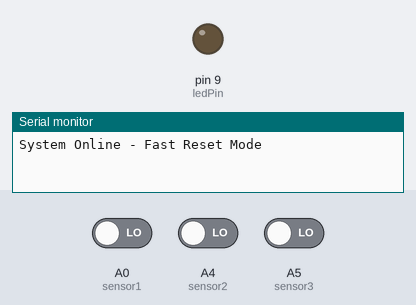
Bench run of a sketch on a simulated Arduino Uno, built with avr-gcc and run on an emulated ATmega328P. On the bench: output pins drawn as LEDs (lit = HIGH), the last lines printed to the serial monitor. Inputs (shaded band) come from the test bench; at power-on: A0 (sensor1) LOW, A4 (sensor2) LOW, A5 (sensor3) LOW.

Above: at 1.2 s.
1.3 s: A0 (sensor1) driven HIGH
At 1.45 s:
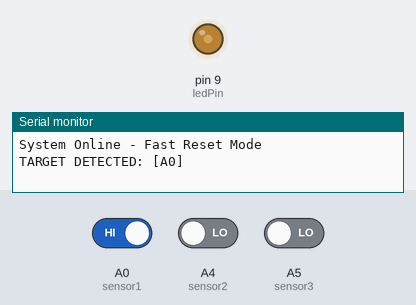
4.3 s: A0 (sensor1) driven LOW
5.8 s: A4 (sensor2) driven HIGH
At 6.25 s:
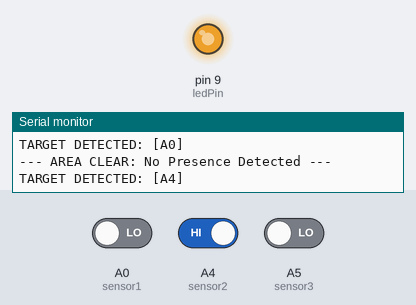
8.8 s: A4 (sensor2) driven LOW
10.3 s: A5 (sensor3) driven HIGH
At 11.06 s:
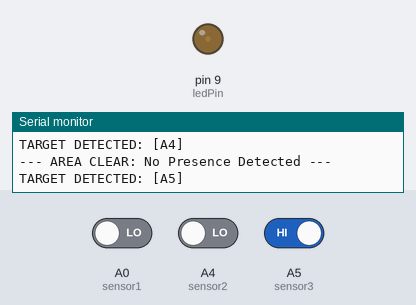
Timing chart, 0 to 14.3 s (numbered marks = the images above; inputs shaded):
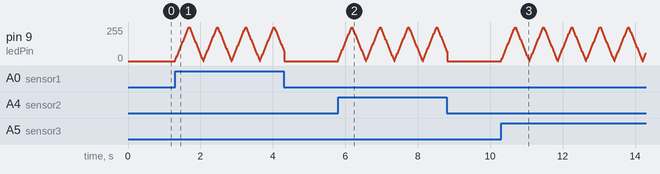

The sketch:

multi_sensor.ino
```cpp
const int ledPin = 9;
const int sensor1 = A0;
const int sensor2 = A4;
const int sensor3 = A5;

int ledBrightness = 0;
bool fadeDirection = 1;
bool anyonePresent = false;
unsigned long detectionStartTime = 0;
const unsigned long MAX_HOLD_TIME = 2000; // Force reset after 2 seconds (Adjust as needed)

void setup() {
  Serial.begin(9600);
  pinMode(ledPin, OUTPUT);
  pinMode(sensor1, INPUT);
  pinMode(sensor2, INPUT);
  pinMode(sensor3, INPUT);
  Serial.println("System Online - Fast Reset Mode");
}

void loop() {
  bool s1 = digitalRead(sensor1);
  bool s2 = digitalRead(sensor2);
  bool s3 = digitalRead(sensor3);

  bool currentDetection = (s1 || s2 || s3);

  // 1. Detection Logic with Software Timeout
  if (currentDetection) {
    if (!anyonePresent) {
      // Just triggered
      anyonePresent = true;
      detectionStartTime = millis();
      Serial.print("TARGET DETECTED: ");
      if (s1) Serial.print("[A0] ");
      if (s2) Serial.print("[A4] ");
      if (s3) Serial.print("[A5] ");
      Serial.println();
    }

    // Check if we've been holding HIGH for too long (The "Force Reset")
    if (millis() - detectionStartTime > MAX_HOLD_TIME) {
      // Optional: uncomment the line below to force the light off even if sensor is still HIGH
      // currentDetection = false;
    }
  }

  // 2. No Detection Logic
  if (!currentDetection && anyonePresent) {
    anyonePresent = false;
    Serial.println("--- AREA CLEAR: No Presence Detected ---");
    // Reset fade variables
    ledBrightness = 0;
    fadeDirection = 1;
    analogWrite(ledPin, 0);
  }

  // 3. LED Fading Animation (only runs if area isn't clear)
  if (anyonePresent) {
    if (fadeDirection == 1) {
      ledBrightness += 10; // Fast fade
    } else {
      ledBrightness -= 10;
    }

    if (ledBrightness >= 255) { ledBrightness = 255; fadeDirection = 0; }
    if (ledBrightness <= 0) { ledBrightness = 0; fadeDirection = 1; }

    analogWrite(ledPin, ledBrightness);
  }

  delay(15);
}
```
